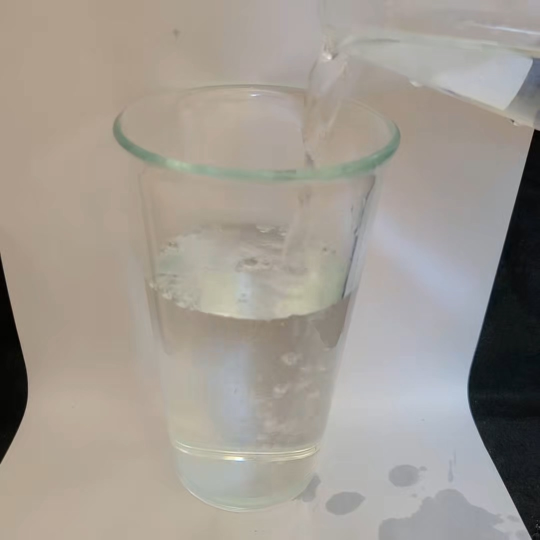
#> input picture PostProcessingCode/image/sample/white_background/video1_21.jpg, 1080 x 1080 px, found by its file name (shown at 1/2 size)
$ python trimLabel_210918.py   (older library calls are emulated)
#> lines starting #> are read from the running program, lines starting #| are printed output that depends on the picture
import cv2
import numpy as np
import time
from math import dist

# fluid 의 근사선을 찾기 위해 중심점 위치를 비교할 긴 edge의 개수
FLUID_APPROX_EDGE_NUM = 3


def readLabel(img_name):
    with open('./txt/sample/black_background/'+img_name+'.txt', 'r') as file:
        output = [line.strip().split(' ') for line in file.readlines()]

    # numpy array로 변환
    output = np.array(output)

    # 문자 -> int로 타입 변환
    output = output.astype('uint8')
    return output


# [9 lines left out: function arr2img, not called in this run]


def auto_canny(image, sigma=0.33):
    # Compute the median of the single channel pixel intensities
    v = np.median(image)
    # Apply automatic Canny edge detection using the computed median
    lower = int(max(0, (1.0 - sigma) * v))
    upper = int(min(255, (1.0 + sigma) * v))
    return cv2.Canny(image, lower, upper)


# [381 lines left out: functions blend2img, findMostPoint, findMiddlePoint, trimFluid, modifyMask, checkCupNum and 5 more, not called in this run]


def trimLabel(image_name):
    # 이미지 읽기
#> called with image_name = 'video1_21'
    print('./image/sample/black_background/'+image_name+'.jpg')
    img = cv2.imread('./image/sample/black_background/'+image_name+'.jpg')
#> img is the input picture: shape (1080, 1080, 3); mean B, G, R 146.4, 154.4, 161.1
    img = cv2.resize(img, dsize=(513, 513),
                     interpolation=cv2.INTER_AREA)
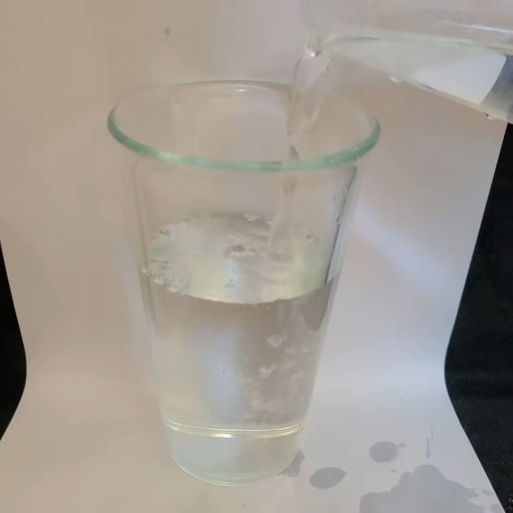
#> img: shape (513, 513, 3); mean B, G, R 146.4, 154.4, 161.1
    # 선명도 올리는데 이용
    clahe = cv2.createCLAHE(clipLimit=10.0, tileGridSize=(8, 8))
    # 이미지 축소 -> 선명도 -> canny -> 확대
    gray = cv2.cvtColor(img, cv2.COLOR_BGR2GRAY)
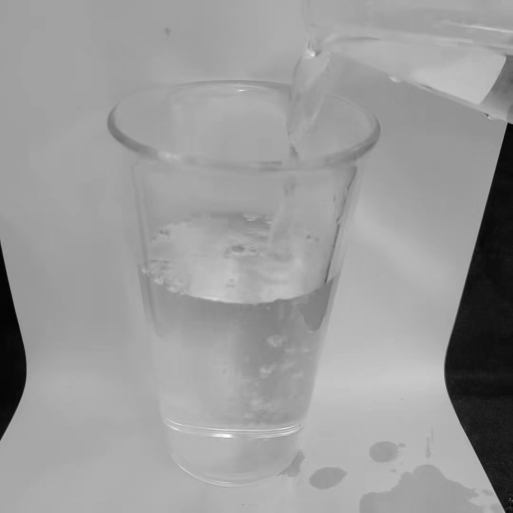
#> gray: shape (513, 513); min 2, max 253, mean 155.5
    small_dst = cv2.resize(gray, dsize=(128, 128),
                           interpolation=cv2.INTER_AREA)
    small_dst = clahe.apply(small_dst)
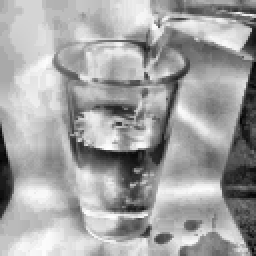
#> small_dst: shape (128, 128) (shown 2 times larger); min 4, max 255, mean 163.2
    small_canny = auto_canny(small_dst)
#> in auto_canny, `v = np.median(image)`: v = 175
#> in auto_canny, `lower = int(max(0, (1.0 - sigma) * v))`: lower = 117
#> in auto_canny, `upper = int(min(255, (1.0 + sigma) * v))`: upper = 232
#> in auto_canny, `return cv2.Canny(image, lower, upper)`:
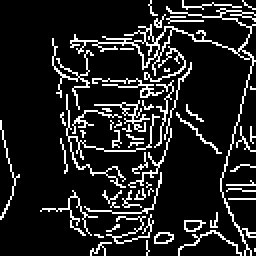
#> returned value: shape (128, 128) (shown 2 times larger); 13.3% white in thin lines or dots
    small_canny_enlarge = cv2.resize(small_canny, dsize=(513, 513),
                                     interpolation=cv2.INTER_AREA)
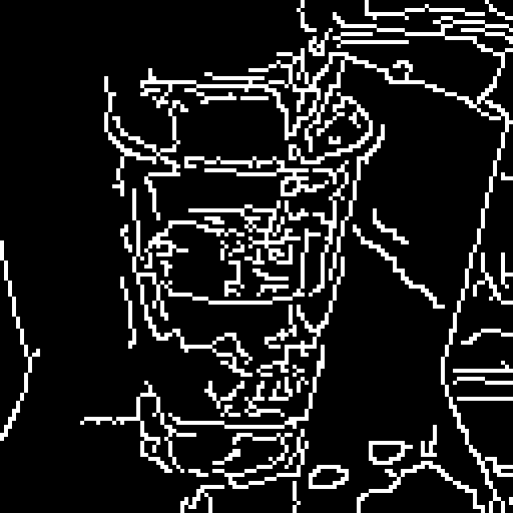
#> small_canny_enlarge: shape (513, 513); min 0, max 255, mean 33.9

    # 라벨 읽기
    label_012 = readLabel(image_name)
    label = arr2img(label_012)
    label_gray = cv2.cvtColor(label*120, cv2.COLOR_RGB2GRAY)

    # cup만 segmentation하도록 label값 조정
    # cup: 70, liquid: 14, background: 36
    # 액체가 무조건 컵 안에 담겨있을 것으로 가정함
    if(np.count_nonzero(label_gray == 14) == 0):
        # 액체 없는 경우 --> 기존에는 진행을 하지 않았으나, 배경 인식을 위해 필요해짐.
        # 컵 부분만 mask해 배경에 수평edge 있는지 확인.
        label_cup = label_gray
    else:
        # 액체 있는 경우(!0)
        label_cup = np.where(label_gray == 14, 70, label_gray)

    # cup segmentation canny -> contour
    label_cup_canny = auto_canny(label_cup)
    contours_cup, _ = cv2.findContours(
        label_cup_canny, cv2.RETR_TREE, cv2.CHAIN_APPROX_NONE)

    # # 길이 가장 긴(면적이큰) 5개의 edge 중심점과 함께 시각적 show
    # for i in range(0, len(contours_cup)):
    #     img_ = img.copy()
    #     cv2.drawContours(img_, contours_cup[i], -1,
    #                      color=(0, 230, 230), thickness=cv2.FILLED)
    #     cv2.imshow('', img_)
    #     cv2.waitKey(0)

    # cup 개수 확인 후 2개 이상일 경우 false return
    # label 변경 시(컵2개이상인경우) return. 컵 여러 개인 경우 segmentation 또한 일그러지기 때문에 추가 trim 하는 대신 return 하기로 결정.
    if(len(contours_cup) >= 2):
        # 컵이 여러 개 인식된 경우
        M = np.empty((0, 2), dtype=int)
        i = 0
        for cnt_ in contours_cup:
            # area = cv2.contourArea(cnt_)
            area = cv2.arcLength(cnt_, True)
            # [[idx, 길이]]
            M = np.append(M, np.array(
                [[i, int(area)]]), axis=0)
            i += 1

        # 거리순으로 인덱스 정렬 후 중심과 가장 가까운 contour의 좌우상하값 구하기
        idx = M[:, 1].argsort()

        # 길이 가장 긴 둘 제외하고(컵 멀쩡히 나온 경우 컨투어 2개 생김.) 나머지 비교.
        # 컵 영역 주변의 컨투어 하나만 생기는 경우 발생하여 가장 긴 하나를 기준으로 비교하기로 함.
        for i in idx[:-1]:
            if((M[i, 1] > M[idx[-1], 1] / 3) and ((M[idx[-1], 1] - M[i, 1]) > 10)):
                return False, label_012, '컵이 2개 이상 인식되었습니다.'

        cnt_cup = np.array(contours_cup[idx[-1]]).reshape(
            len(contours_cup[idx[-1]]), 2)
        left = cnt_cup[:, 0].min()
        right = cnt_cup[:, 0].max()
        top = cnt_cup[:, 1].min()
        bottom = cnt_cup[:, 1].max()

        # 컵 주위 5픽셀 제외 나머지 label값 0으로 변경
        if(top-5 >= 0):
            label_012[:top-5, :] = 0       # 상
        if(bottom+5 <= 512):
            label_012[bottom+5:, :] = 0    # 하
        if(left-5 >= 0):
            label_012[:, :left-5] = 0       # 좌
        if(right+5 <= 512):
            label_012[:, right+5:] = 0       # 우

        label = arr2img(label_012)
        label_gray = cv2.cvtColor(label*120, cv2.COLOR_RGB2GRAY)

        # cup만 segmentation하도록 label값 조정
        # cup: 70, liquid: 14, background: 36
        # 액체가 무조건 컵 안에 담겨있을 것으로 가정함
        if(np.count_nonzero(label_gray == 14) == 0):
            # 액체 없는 경우 --> 기존에는 진행을 하지 않았으나, 배경 인식을 위해 필요해짐.
            # 컵 부분만 mask해 배경에 수평edge 있는지 확인.
            label_cup = label_gray
        else:
            # 액체 있는 경우(!0)
            label_cup = np.where(label_gray == 14, 70, label_gray)

        # cup segmentation canny -> contour
        label_cup_canny = auto_canny(label_cup)
        contours_cup, _ = cv2.findContours(
            label_cup_canny, cv2.RETR_TREE, cv2.CHAIN_APPROX_NONE)

    # 가장 긴 contour를 cup의 contour로 가정
    cnt_cup = []
    for i in contours_cup:
        if (len(i) >= len(cnt_cup)):
            cnt_cup = i

    # 컵 label이 뾰족해 이미지 상단과(액체때문) 하단에(가까워서) 닿은 경우
    # cup edge인 cun_cup이 좌,우로 쪼개지므로 해당 상황에서의 후처리 방지.(안 할 경우 액체label 사라짐.)
    cup_left, cup_right, cup_top, cup_bottom = findMostPoint(cnt_cup)
    cup_top = np.array(cup_top)
    if(cup_top[1] == 0 and cup_bottom[1] == 512):
        return False, label_012, '컵을 멀리서 촬영해주세요.'

    # 컵에 액체가 많이 따라진 경우는 다루지 않을 확률이 높으며 윗면 edge가 많이 남으면 결과에 부정적 영향을 줌
    # 컵의 위에서 아래로 내려가며 양 끝점의 거리 차를 비교했을 때 해당 값이 작아질 경우가 윗면의 지름이라 간주
    # upper_diameter: 윗면의 지름, upper_diameter_idx: 윗면 지름의 높이값 idx
    upper_diameter, upper_diameter_idx = 0, 0
    cnt_cup_copy = cnt_cup.reshape(len(cnt_cup), 2)
    count, delete = 0, False
    for idx in range(cup_top[1], int(cup_bottom[1]/4 + cup_top[1]/4*3)+1):  # 컵 상단에서 아래로 25%
        cup_row = cnt_cup_copy[np.where(cnt_cup_copy[:, 1] == idx)]
        diameter = cup_row[:, 0].max() - cup_row[:, 0].min()
        if(diameter < 50):
            # 따라지는 액체로 인해 컵이 위로 뾰족하게 인식되는 경우.
            label_012[idx, :] = 0
            delete = True
        elif(diameter-upper_diameter > 2):
            upper_diameter = diameter
            upper_diameter_idx = idx
            count = 0
            if(delete):
                cup_top[1] = upper_diameter_idx
                delete = False
        else:
            count += 1
            if(count >= 5):
                break

    # 컵 위에서 촬영하는 경우 제한. (컵 윗면의 세로반지름/가로반지름이 긴 경우)
    cup_upper_height = upper_diameter_idx - cup_top[1]

    print('cup_upper_height: ', cup_upper_height)
    print(cup_upper_height / upper_diameter)
    if(cup_upper_height / upper_diameter > 0.25):
        # 컵 윗면이 많이 나온 경우
        return False, label_012, '컵의 정면을 촬영해주세요'

    # label_cup에서 컵이 있는 부분만 True, 나머지는 false로 mask 생성
    label_cup_mask = label_cup == 70
    # mask의 컵 부분(True/False) 축소/확대시키기
    reduce_label_cup_mask = modifyMask(label_cup_mask, -10)

    # 우선적으로 상단 15% 지움 이후 액체 양 검사해 적을 경우 더 지울 것.
    limit = int(cup_top[1]/20*17 + cup_bottom[1]/20*3)
    reduce_label_cup_mask[:limit, :] = False

    # cup: 70, liquid: 14, background: 36
    if(np.count_nonzero(label_gray == 14) == 0):
        # 액체 없는 경우 --> 기존에는 진행을 하지 않았으나, 배경 인식을 위해 필요해짐.
        # 컵 부분만 mask해 배경에 수평edge 있는지 확인.
        # small_canny_cup_enlarge 컵이 있는 부분만 남기고 나머지는 지움. 이 때 1차원 되므로 reshape해준다.
        small_dst_cup = cv2.resize(gray, dsize=(64, 64),
                                   interpolation=cv2.INTER_AREA)
        small_dst_cup = clahe.apply(small_dst_cup)
        small_canny_cup = auto_canny(small_dst_cup)
        reduce_label_cup_mask_f = reduce_label_cup_mask.astype(np.uint8)
        reduce_label_cup_mask_f[:int(
            cup_top[1]/100*73 + cup_bottom[1]/100*27), :] = 0
        reduce_label_cup_mask_f[int(
            cup_top[1]/100*27 + cup_bottom[1]/100*73):, :] = 0
        reduce_label_cup_mask_f = cv2.resize(reduce_label_cup_mask_f, dsize=(64, 64),
                                             interpolation=cv2.INTER_AREA)
        filtered_canny_cup = np.where(
            reduce_label_cup_mask_f, small_canny_cup, 0)
        filtered_canny_cup = np.reshape(filtered_canny_cup, (64, 64))

        i = 0
        for row_canny, row_mask in zip(filtered_canny_cup, reduce_label_cup_mask_f):
            # [11 lines of commented-out code are left out]
            count_mask = sum(row_mask == 1)/2
            count_canny = sum(row_canny == 255)
            i += 1
            if(sum(row_mask == 1) != 0 and (count_mask <= count_canny)):
                # canny와 mask 행 별로 값 있는 픽셀 수 계산해
                # print('컵 표면을 닦거나 뒷 배경에 수평선이 보이지 않도록 해주세요.')
                # print(count_mask, count_canny)
                return False, label_012, '컵 표면을 닦거나 뒷 배경에 수평선이 보이지 않도록 해주세요.'
            else:
                continue
        return False, label_012, '액체가 인식되지 않았습니다'

    # liquid만 segmentation하도록 label값 조정
    # cup mask의 윗면 일괄 false 변환에 fluid_middle_top 필요
    # 액체 segmentation canny -> contour
    label_fluid = np.where(label_gray == 70, 36, label_gray)
    label_fluid_canny = auto_canny(label_fluid)
    contours_fluid, _ = cv2.findContours(
        label_fluid_canny, cv2.RETR_TREE, cv2.CHAIN_APPROX_NONE)

    # 가장 긴 contour를 liquid의 contour로 가정
    cnt_fluid = []
    for i in contours_fluid:
        if (len(i) >= len(cnt_fluid)):
            cnt_fluid = i

    # 액체의 극점, middle_top/bottom 찾기 (이 때, middle_top[1] < middle_bottom[1])
    fluid_left, fluid_right, _, _ = findMostPoint(cnt_fluid)
    fluid_middle_top, _ = findMiddlePoint(
        cnt_fluid, int((fluid_left[0]+fluid_right[0])/2))
    fluid_middle_top = np.array(fluid_middle_top)

    fluid = np.array(np.where(label_012 == 2))
    fluid_top_height = fluid[0].min()
    idx = np.where(fluid[0] == fluid_top_height)

    if len(idx[0]) == 1:
        fluid_middle_top[0], fluid_middle_top[1] = int(
            (cup_left[0]+cup_right[0])/2), fluid[0][idx]
    else:
        fluid_middle_top[0], fluid_middle_top[1] = int(
            (cup_left[0]+cup_right[0])/2), fluid[0][idx[0][0]]

    # if(fluid_middle_top[1] >= int(cup_top[1]/100*35 + cup_bottom[1]/100*65)):
    #     # 액체가 컵의 35%보다 적게 따라진 경우. 50%정도는 지워도 될 것 같다.
    #     # 컵 윗면이 많이 나오지 X (정면에 가까움) + 컵의 반 이하로 따라진 경우 상단 35% 지움
    #     limit = int(cup_top[1]/2 + cup_bottom[1]/2)
    # elif(fluid_middle_top[1] >= int(cup_top[1]/2 + cup_bottom[1]/2)):
    #     # 액체가 컵의 반보다 적게 따라진 경우. 35~40%정도는 지워도 될 것 같다.
    #     # 컵 윗면이 많이 나오지 X (정면에 가까움) + 컵의 반 이하로 따라진 경우 상단 35% 지움
    #     limit = int(cup_top[1]/100*65 + cup_bottom[1]/100*35)
    # elif(fluid_middle_top[1] >= int(cup_top[1]/100*65 + cup_bottom[1]/100*35)):
    #     # 액체가 컵의 65%보다 적게 따라진 경우. 25%정도는 지워도 될 것 같다.
    #     # 컵 윗면이 많이 나오지 X (정면에 가까움) + 컵의 반 이하로 따라진 경우 상단 30% 지움
    #     limit = int(cup_top[1]/100*75 + cup_bottom[1]/100*25)

    # limit: 컵 상단 15%지점. tmp: 액체 높이보다 컵 높이의 15%만큼 높은 지점
    tmp = fluid_middle_top[1] - (int((cup_bottom[1] - cup_top[1])/100*15))
    if(tmp > limit):
        limit = tmp

    reduce_label_cup_mask[:limit, :] = False
    if(fluid_middle_top[1] >= int(cup_top[1]/100*35 + cup_bottom[1]/100*65)):
        # 액체가 컵의 35%보다 적게 따라진 경우 컵 바닥부터 액체 높이의 2/3 지움 -> 수면 주변의 주요 edge만 남기기 위함
        reduce_label_cup_mask[int(
            fluid_middle_top[1]/3*2 + cup_bottom[1]/3*1):cup_bottom[1], :] = False
    else:
        # 액체가 많이 따라진 경우 컵 바닥부터 액체 높이의 80% 지움
        reduce_label_cup_mask[int(
            fluid_middle_top[1]/10*8 + cup_bottom[1]/10*2):cup_bottom[1], :] = False

    # small_canny_enlarge에서 컵이 있는 부분만 남기고 나머지는 지움. 이 때 1차원 되므로 reshape해준다.
    filtered_canny = np.where(
        reduce_label_cup_mask, small_canny_enlarge, 0)
    filtered_canny = np.reshape(filtered_canny, (513, 513))

    cv2.imshow('', filtered_canny)
    cv2.waitKey(0)

    # 컵부분만 남긴 edge들을 contour로 변환. 각 edge의 길이 비교를 위함.
    contours_filtered_cup, _ = cv2.findContours(
        filtered_canny, cv2.RETR_TREE, cv2.CHAIN_APPROX_NONE)

    if(len(contours_filtered_cup) < FLUID_APPROX_EDGE_NUM):
        # 비교 가능한 액체의 edge가 일정 개수가 되지 않을 경우 error 코드 return
        return False, label_012, '액체감지오류'

    # canny contour에서 면적 구해 append(길이 가장 긴 contour 찾기 위함!)
    i = 0
    contours_filtered_cup_area = np.empty((0, 2), dtype=float)
    for cnt_ in contours_filtered_cup:
        area = cv2.contourArea(cnt_)
        # print(i, '면적:', area)
        contours_filtered_cup_area = np.append(
            contours_filtered_cup_area, np.array([[i, area]]), axis=0)
        i = i+1

    # 구한 면적만 가지고 sort
    contours_filtered_cup_area_sort = contours_filtered_cup_area[contours_filtered_cup_area[:, 1].argsort(
    )]

    # 길이가 가장 긴(면적이큰) 일정 개수의 edge 중심점을 계산해 M에 저장
    M = np.empty((0, 3), dtype=int)
    for i in range(FLUID_APPROX_EDGE_NUM):
        M1 = cv2.moments(contours_filtered_cup[int(
            contours_filtered_cup_area_sort[-1*(i+1)][0])])
        x = int(M1['m10']/M1['m00'])
        y = int(M1['m01']/M1['m00'])
        M = np.append(M, np.array([[-1*(i+1), x, y]]), axis=0)

    # 길이 가장 긴(면적이큰) 5개의 edge 중심점과 함께 시각적 show
    for i in range(FLUID_APPROX_EDGE_NUM):
        img_ = img.copy()
        cv2.drawContours(img_, [contours_filtered_cup[int(contours_filtered_cup_area_sort[M[i][0]][0])]], -1,
                         color=(0, 230, 230), thickness=cv2.FILLED)
        cv2.circle(img_, M[i][1:], 2,
                   color=(0, 0, 200), thickness=cv2.FILLED)

        cv2.imshow('contours', img_)
        cv2.waitKey(0)

    # 액체의 middle_top과 가장 가까운 중심점을 갖는 edge 찾기
    tmp = []
    for i in range(FLUID_APPROX_EDGE_NUM):
        multi = 1
        if((M[i][2] - fluid_middle_top[1]) > 0):
            #
            multi = 2
        tmp = np.append(tmp, abs(
            M[i][2] - fluid_middle_top[1])*multi + int(abs(M[i][1] - fluid_middle_top[0])/5))

    approx_line = contours_filtered_cup[int(
        contours_filtered_cup_area_sort[M[tmp.argmin()][0]][0])]

    # 액체의 middle_top과 가장 가까운 중심점을 갖는 edge 시각적 확인 show
    cv2.drawContours(img, [approx_line], -1,
                     color=(0, 0, 230), thickness=cv2.FILLED)
    cv2.circle(img, fluid_middle_top, 3,
               color=(200, 230, 230), thickness=cv2.FILLED)
    cv2.circle(img, M[tmp.argmin()][1:], 2,
               color=(200, 0, 0), thickness=cv2.FILLED)
    cv2.imshow('img', img)
    blend2img(gray, np.where(label_fluid ==
                             14, 255, label_fluid), cv2.CV_8U)
    cv2.waitKey(0)
    cv2.destroyAllWindows()

    # approx_line의 중간 10점 정도의 평균점 찾아 label 수정
    # + 컵 상단 cup_upper_height만큼 지우기, 액체 상단은 더하기
    label_012 = trimFluid(approx_line, fluid_middle_top,
                          label_012, cup_upper_height)
    # 액체 label을 컵 따라 매끈하게 만드는 함수
    # + 액체 밑면 중심을 통과하도록 평평하게 만들며 컵의 밑면도 지움
    label_012 = trimFluidFollowCup(label_012, cnt_cup)

    return True, label_012, 'good'


# 파일명
image_name = 'video1_21'
# image_name = 'gdlass_20260'
start = time.time()  # 시작 시간 저장
#> (the run stopped early here; a loop or call above may not have finished)

$ run again, with PostProcessingCode/image/sample/white_background/video1_10.jpg copied over PostProcessingCode/image/sample/white_background/video1_21.jpg
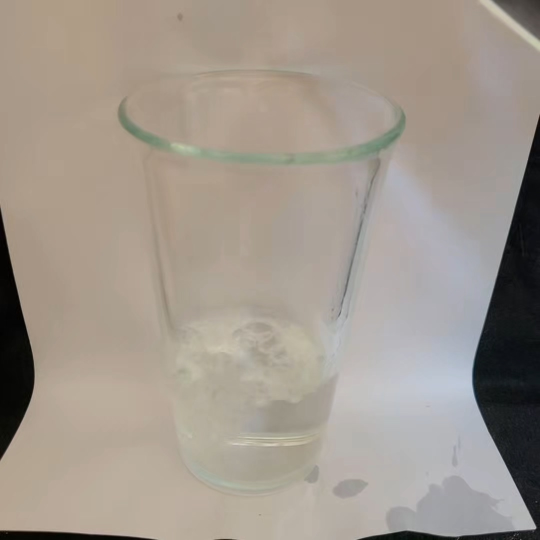
#> input picture PostProcessingCode/image/sample/white_background/video1_10.jpg, 1080 x 1080 px, found by its file name (shown at 1/2 size)
#> in trimLabel, img is the input picture: shape (1080, 1080, 3); mean B, G, R 141.4, 151.6, 160.9
#> img: shape (513, 513, 3)
#> in trimLabel, `small_dst = clahe.apply(small_dst)`:
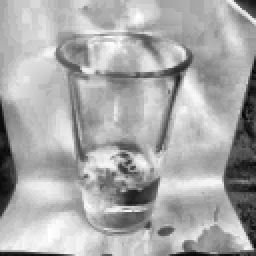
#> small_dst: shape (128, 128) (shown 2 times larger); min 5, max 255, mean 169.3
#> v = 179
#> lower = 119
#> upper = 238
#> in trimLabel, `small_canny_enlarge = cv2.resize(small_canny, dsize=(513, 513), interp..`:
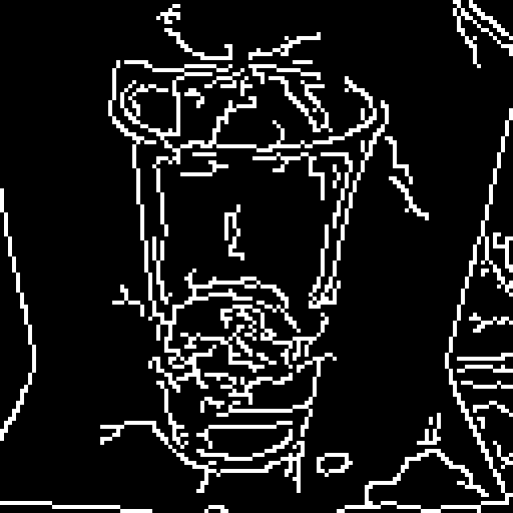
#> small_canny_enlarge: shape (513, 513); min 0, max 255, mean 29.6

$ run again, with PostProcessingCode/image/sample/white_background/video1_11.jpg copied over PostProcessingCode/image/sample/white_background/video1_21.jpg
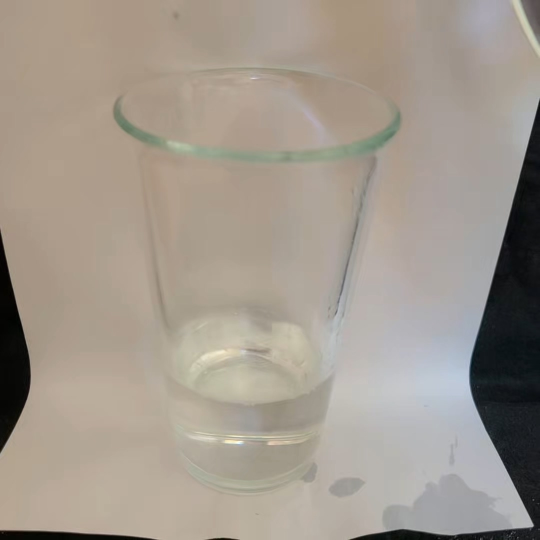
#> input picture PostProcessingCode/image/sample/white_background/video1_11.jpg, 1080 x 1080 px, found by its file name (shown at 1/2 size)
#> in trimLabel, img is the input picture: shape (1080, 1080, 3); mean B, G, R 141.4, 152.2, 161.2
#> img: shape (513, 513, 3)
#> in trimLabel, `small_dst = clahe.apply(small_dst)`:
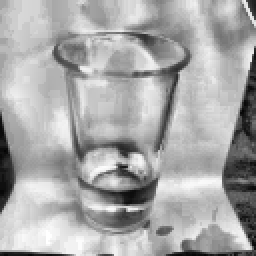
#> small_dst: shape (128, 128) (shown 2 times larger); min 3, max 255, mean 168.9
#> v = 182
#> lower = 121
#> upper = 242
#> in trimLabel, `small_canny_enlarge = cv2.resize(small_canny, dsize=(513, 513), interp..`:
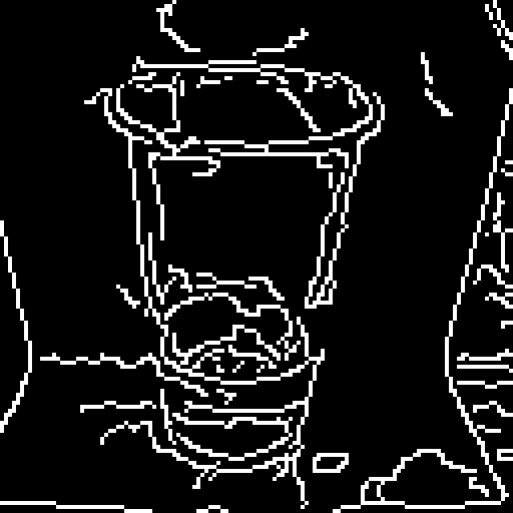
#> small_canny_enlarge: shape (513, 513); min 0, max 255, mean 27
